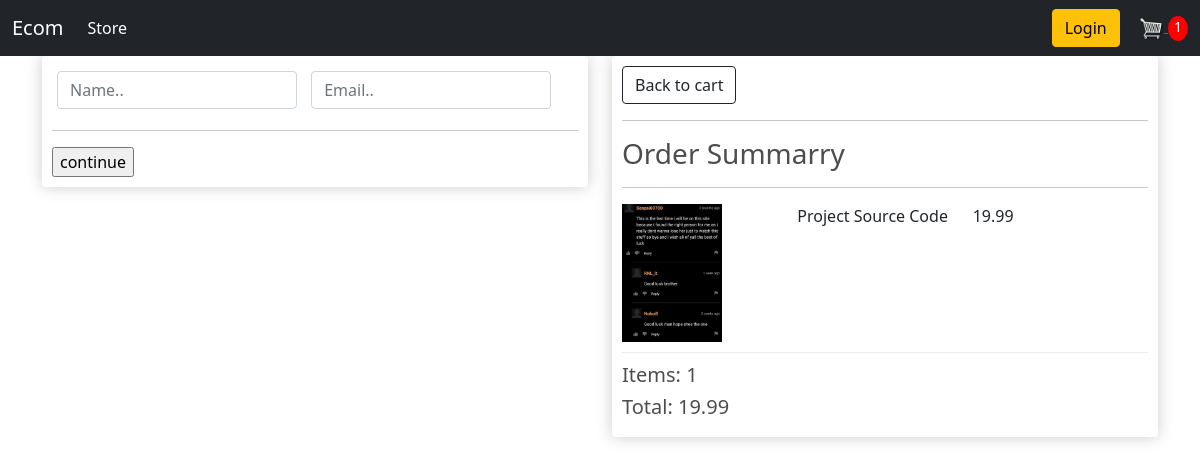
Screenshot of /checkout/ (signed in) with the database file from the repository.
### store/models.py (models this page shows, shortened)
class order_item(models.Model):
    product=models.ForeignKey(product,on_delete=models.SET_NULL,blank=True,null=True)
    order = models.ForeignKey(order, on_delete=models.SET_NULL, blank=True, null=True)
    quantity=models.IntegerField(default=0,null=True,blank=True)
    date_added = models.DateTimeField(auto_now_add=True)
    @property
    def get_total(self):
        total=self.product.price * self.quantity
        return total

class product(models.Model):
     name=models.CharField(max_length=200,null=True)
     price=models.FloatField()
     digital=models.BooleanField(default=False,null=True,blank=False)
     image=models.ImageField(null=True,blank=True)
     @property
     def imageUrl(self):
        try:
            Url=self.image.url
        except:
            Url=''
        return Url

class order(models.Model):
    customer=models.ForeignKey(customer,on_delete=models.SET_NULL,blank=True,null=True)
    date_ordered=models.DateTimeField(auto_now_add=True)
    complete=models.BooleanField(default=False,null=True,blank=False)
    transaction_id = models.CharField(max_length=200, null=True)
    @property
    def shipping(self):
        shipping=False
        orderitems=self.order_item_set.all()
        for i in orderitems:
            if(i.product.digital==False):
                shipping=True
        return shipping
    @property
    def get_cart_total(self):
        orderitem=self.order_item_set.all()
        total=sum([item.get_total for item in orderitem])
        return total
    @property
    def get_cart_items(self):
        orderitem=self.order_item_set.all()
        total=sum([item.quantity for item in orderitem])
        return total

### store/views.py (the view)
# urls.py: path('checkout/',views.checkout,name="checkout"),
def checkout(request):
    if request.user.is_authenticated:
        customer = request.user.customer
        Order, created = order.objects.get_or_create(customer=customer, complete=False)
        items = Order.order_item_set.all()
        cartItems=Order.get_cart_items
    else:
        items = []
        Order = {'get_cart_total': 0, 'get_cart_items': 0,'shipping':False}
    context = {'items': items, 'order': Order,'cartItems':cartItems}
    return render(request,'store/checkout.html',context)

### store/templates/store/checkout.html (shortened to what this page needs)
{%extends 'store/main.html'%} {% load static %} {% block content %}
<div class="row">
    <div class="col-lg-6">
        <div class="box-element" id="form-wrapper">
            <form id="form">
                <div id="user-info">
                    <div class="form-field">
                        <input required class="form-control" type="text" name="name" placeholder="Name..">
                    </div>
                    <div class="form-field">
                        <input required class="form-control" type="email" name="email" placeholder="Email..">
                    </div>
                </div>
                <hr>
                <input type="submit" value="continue">
            </form>
        </div>
    </div>
    <div class="col-lg-6">
        <div class="box-element" id="form-wrapper">
            <a class="btn btn-outline-dark" href="{%url 'cart' %}" &#x2190>Back to cart</a>
            <hr>
            <h3>Order Summarry</h3>
            <hr>
            {% for item in items %}
            <div class="cart-row">
                <div style="flex:2"><img class="row-image" src="{{item.product.imageUrl}}"></div>
                <div style="flex:2">
                    <p>{{item.product.name}}</p>
                </div>
                <div style="flex:1">
                    <p>{{item.product.price}}</p>
                </div>
                <div style="flex:1">
                </div>
            </div>
            {% endfor %}
            <h5>Items: {{order.get_cart_items}}</h5>
            <h5>Total: {{order.get_cart_total|floatformat:2}}</h5>
        </div>
        <br>
    </div>
</div>
{% endblock content %}

### static/css/main.css (style rules this page uses)
body { background-color: hsl(0, 0%, 98%); }
h1, h2, h3, h4, h5, h6 { color: hsl(0, 0%, 30%); }
.box-element { box-shadow: hsl(0, 0%, 80%) 0 0 16px; background-color: #fff; border-radius: 4px; padding: 10px; }
.col-lg-4, .col-lg-6, .col-lg-8, .col-lg-12 { margin-top: 10px; }
.btn { border-radius: 0; }
.row-image { width: 100px; }
.form-field { width: 250px; display: inline-block; padding: 5px; }
.cart-row { display: flex; align-items: flex-stretch; padding-bottom: 10px; margin-bottom: 10px; border-bottom: 1px solid #ececec; }

### rows the page displays
order_item: product.imageUrl (picture), product.name "Project Source Code", product.price "19.99"
order: get_cart_items "1", get_cart_total "19.99"

### other values shown
{{ cartItems }} "1"
